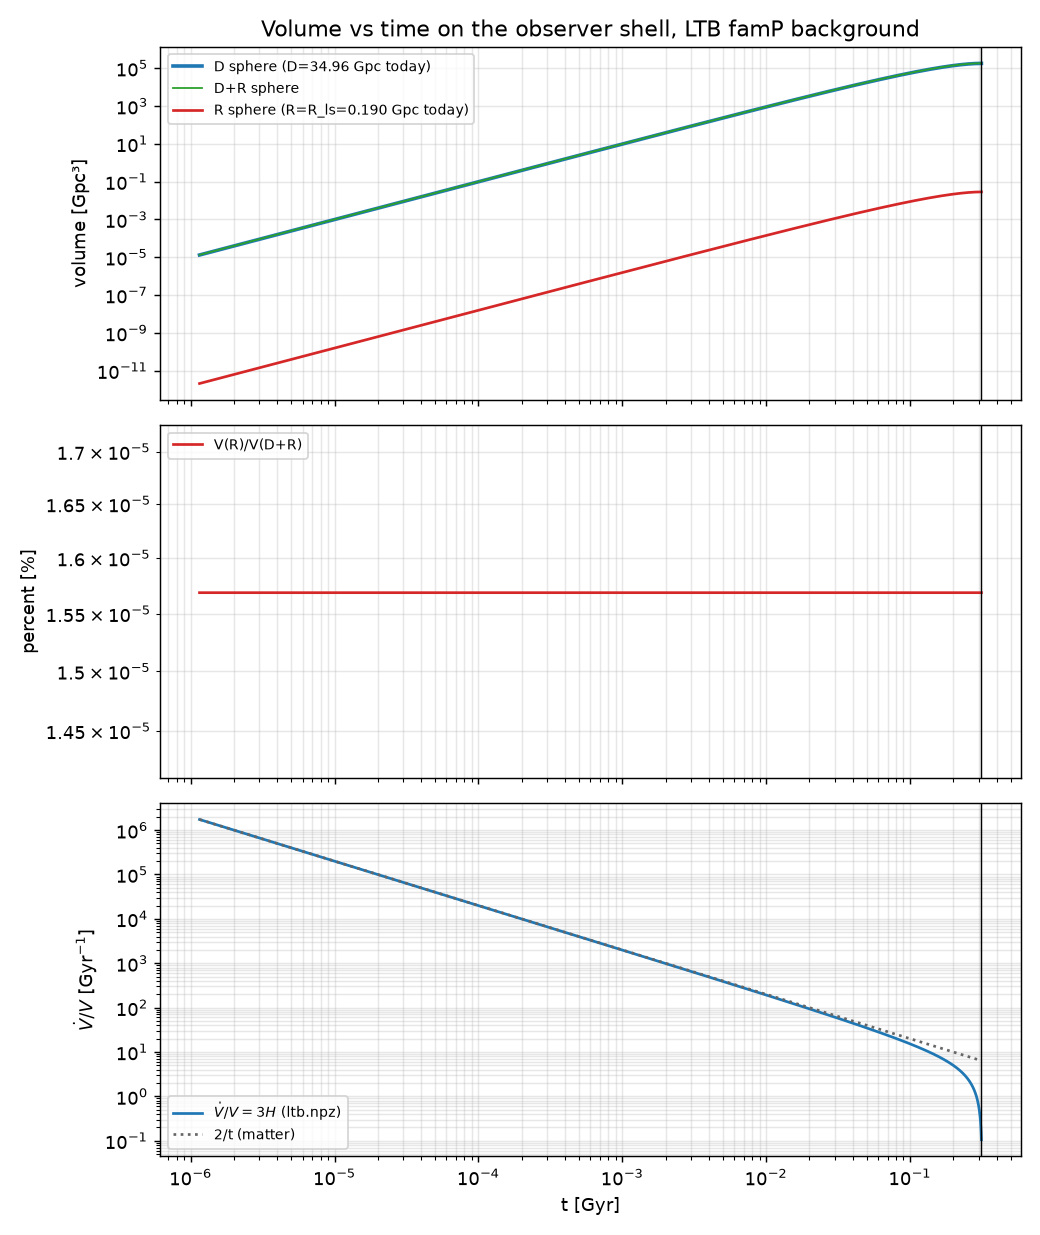

This figure's Python source:
# REGENERATED for rev7: volume vs time in the consistent LTB famP background (D=34.96 Gpc, R=R_ls=0.18957 Gpc).
# a(t) and H(t) are the observer-shell values from los_flow/ltb.npz (dimensionless, time in D/c); converted with D/c = D[Gpc]*3.2616 Gyr.
import numpy as np,matplotlib;matplotlib.use('Agg');import matplotlib.pyplot as plt,json
z=np.load('/workspace/redweb2/realweb/los_flow/ltb.npz');B=json.load(open('/workspace/coepdf/joint_solve/phase2/p3_background_relations.json'))
D=34.96;R=B['by_D']['34.96']['R_ls_ltb_Gpc'];Gyr=D*3.26156;t=z['T']*Gyr;a=z['a_t'];trec=0.0054225  # eta_rec*D = R
V=lambda r:4/3*np.pi*(r*a)**3
fig,ax=plt.subplots(3,1,figsize=(8,9.5),sharex=True)
ax[0].plot(t,V(D),color='tab:blue',lw=2,label=f'D sphere (D={D} Gpc today)');ax[0].plot(t,V(D+R),color='tab:green',lw=1,label='D+R sphere');ax[0].plot(t,V(R),'tab:red',label=f'R sphere (R=R_ls={R:.3f} Gpc today)')
ax[0].set_ylabel('volume [Gpc³]');ax[0].set_title('Volume vs time on the observer shell, LTB famP background')
ax[1].plot(t,100*V(R)/V(D+R),color='tab:red',label='V(R)/V(D+R)');ax[1].set_ylabel('percent [%]');r=100*V(R)/V(D+R);ax[1].set_ylim(r.min()*0.9,r.max()*1.1);ax[1].ticklabel_format(axis='y',style='sci',scilimits=(0,0),useOffset=False)
H=z['H']/Gyr;ax[2].plot(t,3*H,color='tab:blue',label=r'$\dot V/V=3H$ (ltb.npz)');ax[2].plot(t,2/t,':',color='.4',label='2/t (matter)');ax[2].set_ylabel(r'$\dot V/V$ [Gyr$^{-1}$]');ax[2].set_xlabel('t [Gyr]')
for x in ax:x.set_xscale('log');x.set_yscale('log');x.grid(which='both',alpha=.3);x.axvline(t[-1],color='k',lw=.8);x.legend(fontsize=8)
fig.tight_layout();fig.savefig('f02_volume_time.png',dpi=130,facecolor='white');print('t0 Gyr',t[-1])
